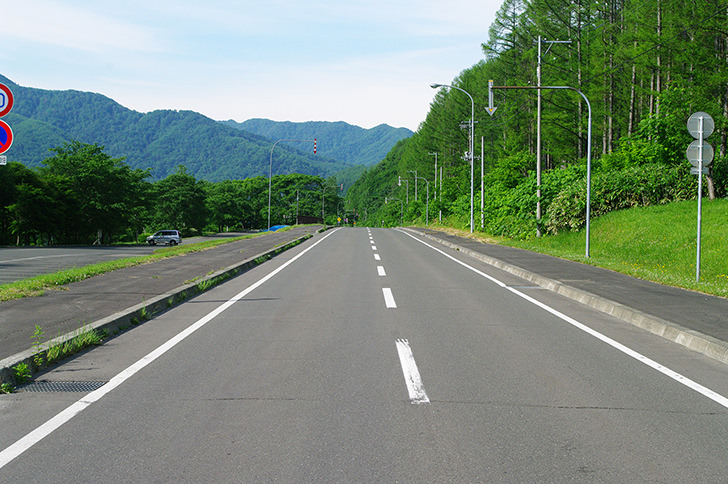
#> input picture opencvIntro/step1/image.jpg, 728 x 484 px, given in place of the camera
$ python test_pipe_video.py
#> lines starting #> are read from the running program, lines starting #| are printed output that depends on the picture; after the words box and inside, x2 and y2 are one past the last pixel; in counts of white or black regions, pixels touching at a corner belong together
import cv2
import numpy as np
from socket import socket, AF_INET, SOCK_STREAM

# Raspberry Pi カメラを使う場合は、以下のインポートが必要
from picamera import PiCamera

# ソケット通信設定
HOST = 'localhost'
PORT = 51000

CHR_CAN = '\x18'
CHR_EOT = '\x04'

# カメラ初期化
cap = cv2.VideoCapture(0)

def com_send(mess):
    """
    サーバーにメッセージを送信する関数
    """
    while True:
        try:
            # ソケット通信の確立
            sock = socket(AF_INET, SOCK_STREAM)
            sock.connect((HOST, PORT))

            # メッセージ送信
            sock.send(mess.encode('utf-8'))

            # 通信の終了
            sock.close()
            break
        except:
            print('通信リトライ中: ' + mess)

def detect_color(frame):
    """
    フレーム中央のピクセルを取得して色を判定
    """
    # フレームの中央ピクセルを取得
    center_pixel = frame[240, 320]
    r, g, b = center_pixel

    # 色の判定ロジック
    if 115 <= r <= 255 and 65 <= g <= 255 and 0 <= b <= 255:
        print('BLUE')
    else:
        print('Other Color')
    return center_pixel

def main():
    """
    メイン処理
    """
    while True:
        ret, frame = cap.read()
#> frame is the input picture: shape (484, 728, 3); mean B, G, R 121.4, 137.6, 121.6
        if not ret:
            print("カメラが接続されていません")
            break

        # フレームの色空間をHSVに変換
        hsv = cv2.cvtColor(frame, cv2.COLOR_BGR2HSV)
#> hsv: shape (484, 728, 3); mean H, S, V 59.7, 69.8, 142.2

        # 色判定
        captured_color = detect_color(frame)
#> in detect_color, `center_pixel = frame[240, 320]`: center_pixel = [251, 255, 252]
#> in detect_color, `r, g, b = center_pixel`: r = 251; g = 255; b = 252
#> captured_color = [251, 255, 252]

        # 色の範囲を設定してマスクを作成
        lower_blue = np.array([100, 50, 50])  # 青の範囲（例）
        upper_blue = np.array([130, 255, 255])
        mask = cv2.inRange(hsv, lower_blue, upper_blue)
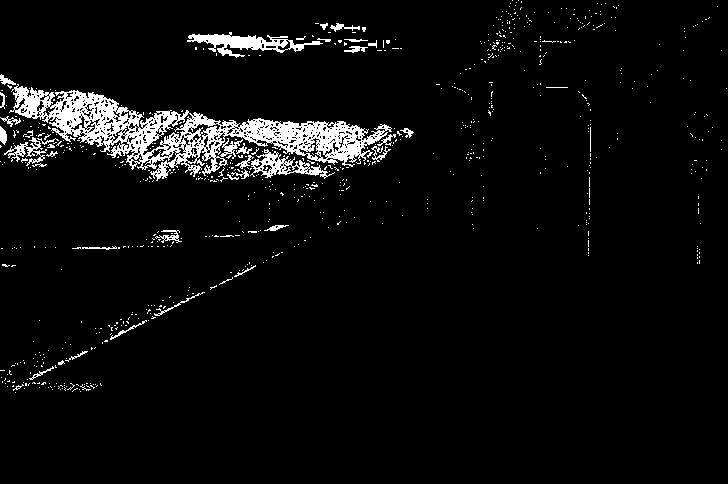
#> mask: shape (484, 728); 4.8% white; 775 white regions (735 under 20 px), largest, box (x1, y1, x2, y2) and area: (9, 84, 392, 181) 10656, (187, 32, 323, 58) 1278, (250, 149, 335, 179) 809

        # フレームをマスク
        res = cv2.bitwise_and(frame, frame, mask=mask)
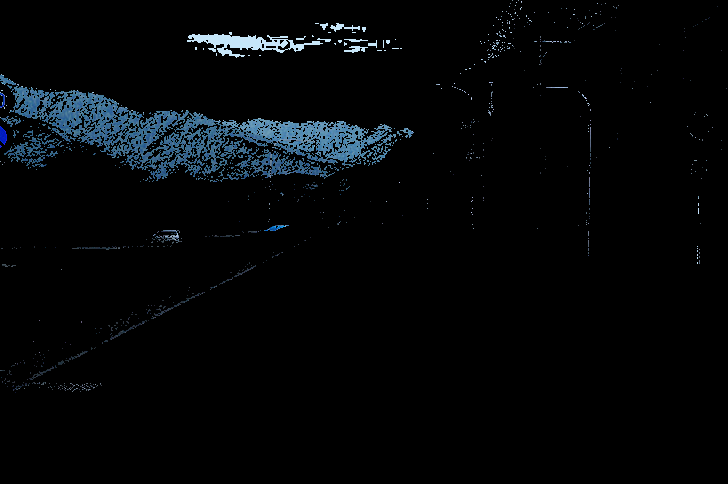
#> res: shape (484, 728, 3); mean B, G, R 7.7, 6.1, 3.9

        # フレーム表示
        cv2.imshow('Original', frame)
        cv2.imshow('Masked', res)

        # キー入力待ち
        k = cv2.waitKey(100) & 0xFF
#> (key Esc is pressed here)
        if k == 27:  # ESCキーで終了
            break

        # サーバーに色情報を送信
        com_send(f"Captured Color: {captured_color}")

    # リソースの解放
    cap.release()
    cv2.destroyAllWindows()

if __name__ == "__main__":
    main()
